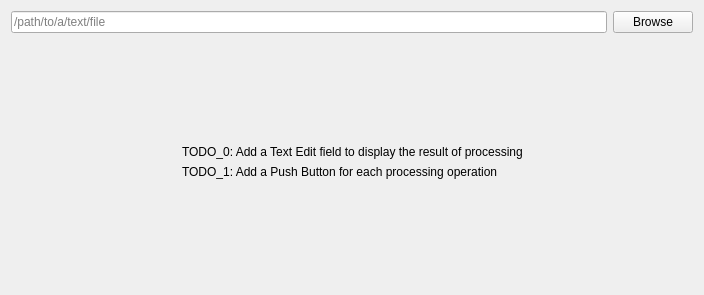
<?xml version="1.0" encoding="UTF-8"?>
<ui version="4.0">
 <class>HTMLConverter</class>
 <widget class="QWidget" name="HTMLConverter">
  <property name="geometry">
   <rect>
    <x>0</x>
    <y>0</y>
    <width>704</width>
    <height>295</height>
   </rect>
  </property>
  <property name="windowTitle">
   <string>HTML Converter</string>
  </property>
  <layout class="QGridLayout" name="gridLayout">
   <item row="0" column="0" colspan="3">
    <layout class="QHBoxLayout" name="horizontalLayout">
     <item>
      <widget class="QLineEdit" name="path_line_edit">
       <property name="readOnly">
        <bool>true</bool>
       </property>
       <property name="placeholderText">
        <string>/path/to/a/text/file</string>
       </property>
      </widget>
     </item>
     <item>
      <widget class="QPushButton" name="browse_btn">
       <property name="text">
        <string>Browse</string>
       </property>
      </widget>
     </item>
    </layout>
   </item>
   <item row="1" column="1">
    <spacer name="verticalSpacer_2">
     <property name="orientation">
      <enum>Qt::Vertical</enum>
     </property>
     <property name="sizeHint" stdset="0">
      <size>
       <width>20</width>
       <height>92</height>
      </size>
     </property>
    </spacer>
   </item>
   <item row="2" column="0">
    <spacer name="horizontalSpacer">
     <property name="orientation">
      <enum>Qt::Horizontal</enum>
     </property>
     <property name="sizeHint" stdset="0">
      <size>
       <width>124</width>
       <height>20</height>
      </size>
     </property>
    </spacer>
   </item>
   <item row="2" column="1">
    <layout class="QVBoxLayout" name="verticalLayout">
     <item>
      <widget class="QLabel" name="todo0_lbl">
       <property name="text">
        <string>TODO_0: Add a Text Edit field to display the result of processing</string>
       </property>
      </widget>
     </item>
     <item>
      <widget class="QLabel" name="todo1_lbl">
       <property name="text">
        <string>TODO_1: Add a Push Button for each processing operation</string>
       </property>
      </widget>
     </item>
    </layout>
   </item>
   <item row="2" column="2">
    <spacer name="horizontalSpacer_2">
     <property name="orientation">
      <enum>Qt::Horizontal</enum>
     </property>
     <property name="sizeHint" stdset="0">
      <size>
       <width>123</width>
       <height>20</height>
      </size>
     </property>
    </spacer>
   </item>
   <item row="3" column="1">
    <spacer name="verticalSpacer">
     <property name="orientation">
      <enum>Qt::Vertical</enum>
     </property>
     <property name="sizeHint" stdset="0">
      <size>
       <width>20</width>
       <height>92</height>
      </size>
     </property>
    </spacer>
   </item>
  </layout>
 </widget>
 <resources/>
 <connections/>
</ui>
